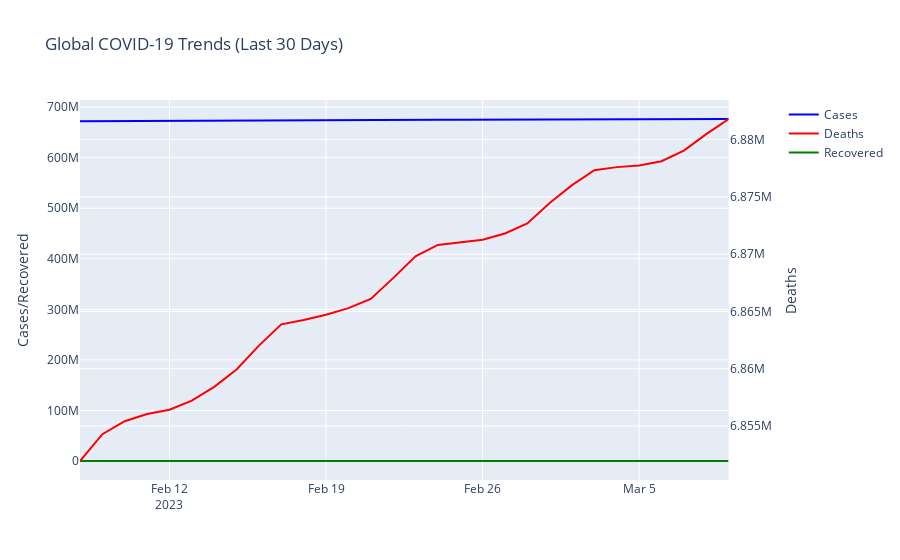

The notebook cell this image was saved under:
### Code cell
url="https://disease.sh/v3/covid-19/historical/all?lastdays=30"
response=requests.get(url)
print(response)
data=response.json()
cases_df=pd.DataFrame(list(data["cases"].items()),columns=['Date','Cases'])
deaths_df=pd.DataFrame(list(data['deaths'].items()),columns=['Date','Deaths'])
recovered_df=pd.DataFrame(list(data['recovered'].items()),columns=['Date','Recovered'])
merged_df=pd.merge(cases_df,deaths_df,on='Date')
merged_df=pd.merge(merged_df,recovered_df,on='Date')
merged_df['Date']=pd.to_datetime(merged_df['Date'],format='%m/%d/%y')
fig=make_subplots(specs=[[{"secondary_y": True}]])
fig.add_trace(
    go.Scatter(x=merged_df['Date'],y=merged_df['Cases'],name="Cases",line=dict(color='blue')),
    secondary_y=False,
)
fig.add_trace(
    go.Scatter(x=merged_df['Date'],y=merged_df['Deaths'],name='Deaths',line=dict(color='red')),
    secondary_y=True,
)
fig.add_trace(
    go.Scatter(x=merged_df['Date'],y=merged_df['Recovered'],name="Recovered",line=dict(color='green')),
    secondary_y=False,
)
fig.update_layout(
    title_text="Global COVID-19 Trends (Last 30 Days)",
    hovermode="x unified"
)
fig.update_yaxes(title_text="Cases/Recovered",secondary_y=False)
fig.update_yaxes(title_text="Deaths",secondary_y=True)
fig.show()
countries_url="https://disease.sh/v3/covid-19/countries"
countries_data=requests.get(countries_url).json()
print(countries_data)
countries_df=pd.DataFrame(countries_data)
countries_df=countries_df[['country','cases','deaths','recovered','active','countryInfo']]
countries_df['lat']=countries_df['countryInfo'].apply(lambda x: x['lat'])
countries_df['long']=countries_df['countryInfo'].apply(lambda x: x['long'])
fig=px.scatter_geo(countries_df,
                   lat='lat',
                   lon='long',
                   color="cases",
                   size="cases",
                   hover_name="country",
                   hover_data=["cases","deaths","recovered"],
                   projection="natural earth",
                   title="Global COVID-19 Spread",
                   color_continuous_scale=px.colors.sequential.Reds)
fig.update_layout(height=600,margin={"r":0,"t":30,"l":0,"b":0})
fig.show()
def get_country_historical_data(country):
    url=f"https://disease.sh/v3/covid-19/historical/{country}?lastdates=30"
    response=requests.get(url)
    if response.status_code==200:
        data=response.json()
        timeline=data['timeline']
        df=pd.DataFrame({
            'Date':list(timeline['cases'].keys()),
            'Cases':list(timeline['cases'].values()),
            'Deaths':list(timeline['deaths'].values()),
            'Recovered':list(timeline['recovered'].values())
        })
        df['Date']=pd.to_datetime(df['Date'],format='%m/%d/%y')
        return df
    else:
        return None
india_df=get_country_historical_data('India') 
print(india_df)  
india_df.info()
from ipywidgets import interact,widgets
country_dropdown=widgets.Dropdown(options=sorted(countries_df['country'].unique()),
                                  value='India',
                                  description='Country'
                                  )
from ipywidgets import interact, widgets


country_dropdown = widgets.Dropdown(
    options=sorted(countries_df['country'].unique()),
    value='India',
    description='Country:'
)


data_type_radio = widgets.RadioButtons(
    options=['Cases', 'Deaths', 'Recovered', 'Active'],
    value='Cases',
    description='Data Type:'
)

@interact(country=country_dropdown, data_type=data_type_radio)
def update_plots(country, data_type):
    
    country_df = get_country_historical_data(country)
    
    if country_df is not None:
        
        fig1 = px.line(country_df, x='Date', y=data_type, 
                       title=f"{country} - COVID-19 {data_type} Over Time")
        fig1.show()
        
        
        country_data = countries_df[countries_df['country'] == country].iloc[0]
        fig2 = px.scatter_geo(countries_df, 
                             lat='lat', 
                             lon='long', 
                             size=data_type.lower(),
                             color=data_type.lower(),
                             hover_name="country",
                             projection="natural earth",
                             title=f"Global COVID-19 {data_type}")
        
        
        fig2.add_trace(
            go.Scattergeo(
                lon=[country_data['long']],
                lat=[country_data['lat']],
                text=[country],
                mode='markers',
                marker=dict(size=15, color='black'),
                name='Selected Country'
            )
        )
        
        fig2.update_layout(height=500, margin={"r":0,"t":30,"l":0,"b":0})
        fig2.show()

### Figure 1 — Plotly figure (JSON) as saved in the notebook; plotly's stock layout.template omitted (floating-point values rounded to 4 significant figures)
{"data": [{"line": {"color": "blue"}, "name": "Cases", "type": "scatter", "x": ["2023-02-08T00:00:00.000000000", "2023-02-09T00:00:00.000000000", "2023-02-10T00:00:00.000000000", "2023-02-11T00:00:00.000000000", "2023-02-12T00:00:00.000000000", "2023-02-13T00:00:00.000000000", "2023-02-14T00:00:00.000000000", "2023-02-15T00:00:00.000000000", "2023-02-16T00:00:00.000000000", "2023-02-17T00:00:00.000000000", "2023-02-18T00:00:00.000000000", "2023-02-19T00:00:00.000000000", "2023-02-20T00:00:00.000000000", "2023-02-21T00:00:00.000000000", "2023-02-22T00:00:00.000000000", "2023-02-23T00:00:00.000000000", "2023-02-24T00:00:00.000000000", "2023-02-25T00:00:00.000000000", "2023-02-26T00:00:00.000000000", "2023-02-27T00:00:00.000000000", "2023-02-28T00:00:00.000000000", "2023-03-01T00:00:00.000000000", "2023-03-02T00:00:00.000000000", "2023-03-03T00:00:00.000000000", "2023-03-04T00:00:00.000000000", "2023-03-05T00:00:00.000000000", "2023-03-06T00:00:00.000000000", "2023-03-07T00:00:00.000000000", "2023-03-08T00:00:00.000000000", "2023-03-09T00:00:00.000000000"], "xaxis": "x", "y": [672295338, 672554241, 672696324, 672828531, 672906177, 673044131, 673237731, 673477639, 673685532, 673878833, 673969796, 674056229, 674143589, 674323721, 674569824, 674790916, 674933342, 674978793, 675044414, 675171439, 675322238, 675542852, 675731911, 675914580, 675968775, 676024901, 676082941, 676213378, 676392824, 676570149], "yaxis": "y"}, {"line": {"color": "red"}, "name": "Deaths", "type": "scatter", "x": ["2023-02-08T00:00:00.000000000", "2023-02-09T00:00:00.000000000", "2023-02-10T00:00:00.000000000", "2023-02-11T00:00:00.000000000", "2023-02-12T00:00:00.000000000", "2023-02-13T00:00:00.000000000", "2023-02-14T00:00:00.000000000", "2023-02-15T00:00:00.000000000", "2023-02-16T00:00:00.000000000", "2023-02-17T00:00:00.000000000", "2023-02-18T00:00:00.000000000", "2023-02-19T00:00:00.000000000", "2023-02-20T00:00:00.000000000", "2023-02-21T00:00:00.000000000", "2023-02-22T00:00:00.000000000", "2023-02-23T00:00:00.000000000", "2023-02-24T00:00:00.000000000", "2023-02-25T00:00:00.000000000", "2023-02-26T00:00:00.000000000", "2023-02-27T00:00:00.000000000", "2023-02-28T00:00:00.000000000", "2023-03-01T00:00:00.000000000", "2023-03-02T00:00:00.000000000", "2023-03-03T00:00:00.000000000", "2023-03-04T00:00:00.000000000", "2023-03-05T00:00:00.000000000", "2023-03-06T00:00:00.000000000", "2023-03-07T00:00:00.000000000", "2023-03-08T00:00:00.000000000", "2023-03-09T00:00:00.000000000"], "xaxis": "x", "y": [6851942, 6854280, 6855413, 6856046, 6856419, 6857217, 6858411, 6859933, 6862019, 6863873, 6864248, 6864711, 6865287, 6866088, 6867909, 6869817, 6870806, 6871024, 6871268, 6871808, 6872682, 6874463, 6876031, 6877325, 6877601, 6877749, 6878115, 6879038, 6880483, 6881802], "yaxis": "y2"}, {"line": {"color": "green"}, "name": "Recovered", "type": "scatter", "x": ["2023-02-08T00:00:00.000000000", "2023-02-09T00:00:00.000000000", "2023-02-10T00:00:00.000000000", "2023-02-11T00:00:00.000000000", "2023-02-12T00:00:00.000000000", "2023-02-13T00:00:00.000000000", "2023-02-14T00:00:00.000000000", "2023-02-15T00:00:00.000000000", "2023-02-16T00:00:00.000000000", "2023-02-17T00:00:00.000000000", "2023-02-18T00:00:00.000000000", "2023-02-19T00:00:00.000000000", "2023-02-20T00:00:00.000000000", "2023-02-21T00:00:00.000000000", "2023-02-22T00:00:00.000000000", "2023-02-23T00:00:00.000000000", "2023-02-24T00:00:00.000000000", "2023-02-25T00:00:00.000000000", "2023-02-26T00:00:00.000000000", "2023-02-27T00:00:00.000000000", "2023-02-28T00:00:00.000000000", "2023-03-01T00:00:00.000000000", "2023-03-02T00:00:00.000000000", "2023-03-03T00:00:00.000000000", "2023-03-04T00:00:00.000000000", "2023-03-05T00:00:00.000000000", "2023-03-06T00:00:00.000000000", "2023-03-07T00:00:00.000000000", "2023-03-08T00:00:00.000000000", "2023-03-09T00:00:00.000000000"], "xaxis": "x", "y": [0, 0, 0, 0, 0, 0, 0, 0, 0, 0, 0, 0, 0, 0, 0, 0, 0, 0, 0, 0, 0, 0, 0, 0, 0, 0, 0, 0, 0, 0], "yaxis": "y"}], "layout": {"hovermode": "x unified", "title": {"text": "Global COVID-19 Trends (Last 30 Days)"}, "xaxis": {"anchor": "y", "domain": [0, 0.94]}, "yaxis": {"anchor": "x", "domain": [0, 1], "title": {"text": "Cases/Recovered"}}, "yaxis2": {"anchor": "x", "overlaying": "y", "side": "right", "title": {"text": "Deaths"}}}}
